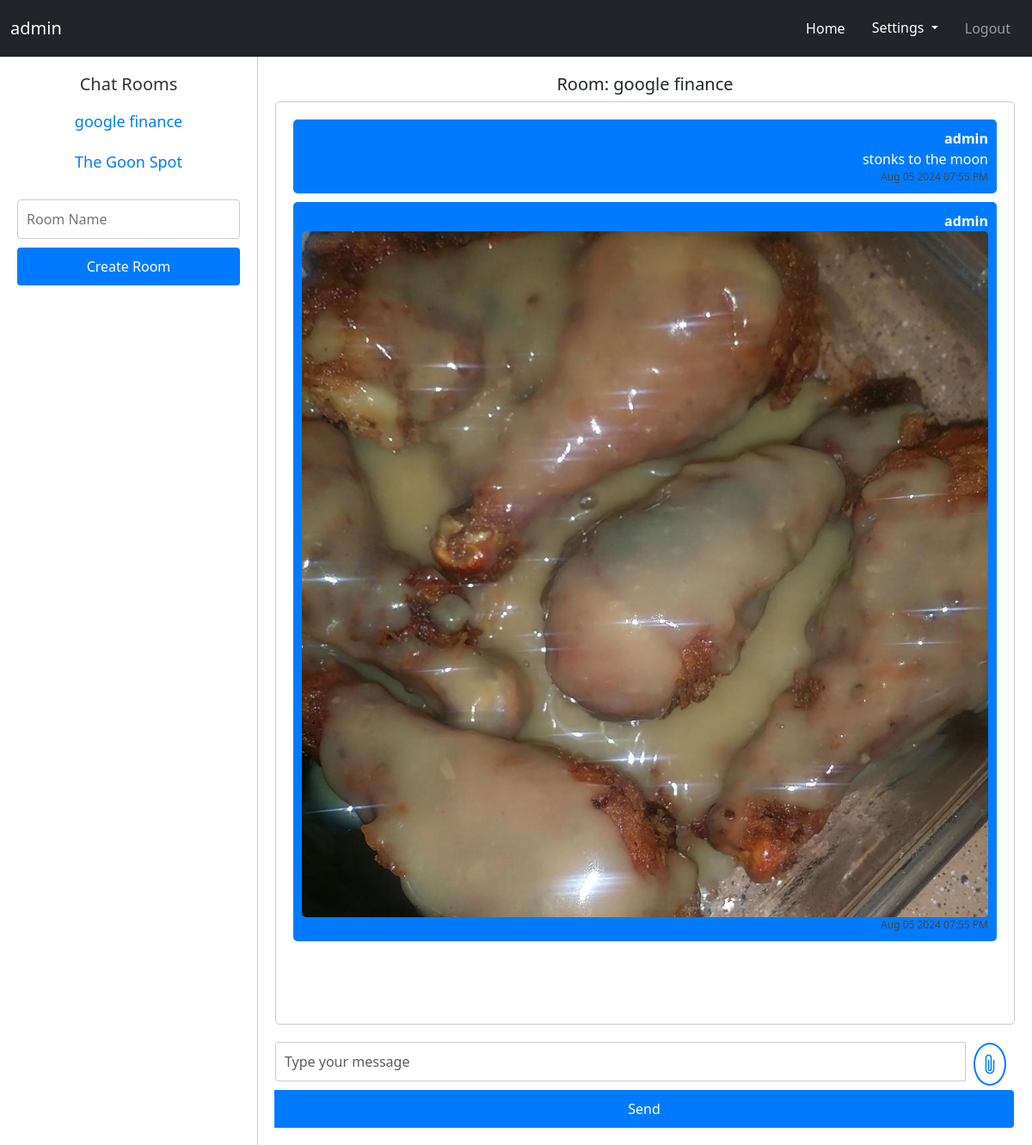
The page /chat/room/097f6a66-6a9a-433f-85a0-f9101b3f7738 (signed in) on the database its author committed.
### database/models/sqlalchemy_models.py (models this page shows)
class User(UserMixin, Base):
    __tablename__ = 'users'
    id = Column(String, primary_key=True)
    username = Column(String(100), unique=True)
    password = Column(String(100))
    meta_data = Column(Text)

class ChatRoom(Base):
    __tablename__ = 'chat_rooms'
    id = Column(String, primary_key=True)
    name = Column(String(255), nullable=True)
    creation_date = Column(DateTime, nullable=False)
    room_creator_id = Column(String(255), nullable=False)

class ChatMessage(Base):
    __tablename__ = 'chat_messages'
    id = Column(String, primary_key=True, unique=True)
    datetime = Column(DateTime, nullable=False)
    message = Column(String, nullable=False)
    sender_id = Column(String, nullable=False)
    room_id = Column(String, nullable=False)
    meta_data = Column(Text, nullable=False)

### routes/chat.py (the view)
@chat.route('/room/<string:room_id>')
@login_required
def room(room_id):
    with database_manager as session:
        current_room = session.query(database_manager.ChatRoom).filter_by(id=room_id).first()
        all_rooms = session.query(database_manager.ChatRoom).all()
        messages = sorted(session.query(database_manager.ChatMessage).filter_by(room_id=room_id).all(), key=lambda message: message.datetime)
        for message in messages:
            message.sender = session.query(database_manager.User).filter_by(id=message.sender_id).first()
            message.date_filtered = message.datetime.strftime('%b %d %Y %I:%M %p')
        for message in messages:
            message.meta_data = json.loads(message.meta_data)
    return render_template('chat.html', room=current_room, rooms=all_rooms, messages=messages, current_user_meta=json.loads(current_user.meta_data))

### database/db_manager.py (called while the page is built)
    def __enter__(self):
        session_factory = sessionmaker(bind=self.engine)
        session = scoped_session(session_factory)
        self.session = session()
        return self.session

    def __exit__(self, ext_type, exc_value, traceback):
        self.session.close()
        if isinstance(exc_value, Exception):
            self.session.rollback()
            print(f"DATABASE ERROR OCCURRED: {exc_value} ROLLING BACK CHANGES")
        else:
            self.session.commit()
        self.session.close()

### templates/chat/chat.html (shortened to what this page needs)
{% extends "base.html" %}
{% block content %}
<div class="messaging-container">
    <div class="room-list">
        <h5>Chat Rooms</h5>
        <ul>
            {% for room in rooms %}
            <li><a href="{{ url_for('chat.room', room_id=room.id) }}">{{ room.name }}</a></li>
            {% endfor %}
        </ul>
        <form action="{{ url_for('api.create_room') }}" id="create-room-form" method="post">
            <input type="text" name="room_name" placeholder="Room Name">
            <button type="submit">Create Room</button>
        </form>
    </div>
    <div class="chat-container">
        {% if room %}
        <h5>Room: {{ room.name }}</h5>
        <div class="message-list">
            {% for message in messages %}
            <div class="message {% if message.sender_id == current_user.id %}sent{% else %}received{% endif %}">
                <strong class="username">{{ message.sender.username }}</strong>
                {% if message.meta_data.is_file %}
                    {% if message.meta_data.filename.lower().endswith('.jpg') or
                          message.meta_data.filename.lower().endswith('.jpeg') or
                          message.meta_data.filename.lower().endswith('.png') %}
                        <img src="{{ url_for('static', filename='file_upload/' + message.meta_data.filename) }}" alt="{{ message.meta_data.filename }}" class="{% if message.sender_id == current_user.id %}sent-img{% else %}received-img{% endif %}">
                    {% else %}
                        <a href="{{ url_for('static', filename='file_upload/' + message.meta_data.filename) }}" style="color: white;" target="_blank">{{ message.meta_data.filename }}</a>
                    {% endif %}
                {% else %}
                    <p>{{ message.message }}</p>
                {% endif %}
                <span class="timestamp">{{ message.date_filtered }}</span>
            </div>
            {% endfor %}
        </div>
        <div>
            <form class="message-input" method="post" action="{{ url_for('api.submit_chat_message', room_id=room.id) }}" enctype="multipart/form-data">
                <div class="input-group">
                    <input type="text" name="message" class="form-control" placeholder="Type your message">
                    <label for="file-input" class="file-label">
                        <i class="bi bi-paperclip"></i>
                    </label>
                    <button type="submit" class="btn btn-primary">Send</button>
                </div>
            </form>
        </div>
        {% else %}
        <p>Select a room to start chatting.</p>
        {% endif %}
    </div>
</div>
{% endblock %}

### templates/base.html (shortened to what this page needs)
<!DOCTYPE html>
<html>
  <head>
    <link rel="stylesheet" type="text/css" href="{{ url_for('static', filename='css/styles.css') }}">
    <link rel="stylesheet" href="https://cdn.jsdelivr.net/npm/bootstrap@5.3.0/dist/css/bootstrap.min.css">
    <link rel="stylesheet" href="https://cdn.jsdelivr.net/npm/bootstrap-icons@1.11.3/font/bootstrap-icons.min.css">
  </head>
  <body>
    {% include "navbar.html" %}
    <div class="hero-body">
       {% block content %}
       {% endblock %}
    </div>
  </body>
</html>

### templates/navbar.html (shortened to what this page needs)
{% block content %}
    <nav class="navbar navbar-expand-lg navbar-dark bg-dark">
      <div class="container-fluid">
        <a class="navbar-brand" href="{{ url_for('admin.index') }}">{{ current_user.username }}</a>
        <div class="collapse navbar-collapse" id="navbarNav">
          <ul class="navbar-nav ms-auto">
            <li class="nav-item">
              <a class="nav-link active" href="{{ url_for('chat.index') }}">Home</a>
            </li>
            {% if current_user.is_authenticated %}
              <li class="nav-item">
                <div class="dropdown">
                  <button class="btn btn-dark dropdown-toggle" type="button" id="dropdownMenuButton2" data-bs-toggle="dropdown" aria-expanded="false">
                    Settings
                  </button>
                </div>
              </li>
              <li class="nav-item">
                <a class="nav-link" href="{{ url_for('auth.logout') }}">Logout</a>
              </li>
            {% endif %}
          </ul>
        </div>
      </div>
    </nav>
{% endblock %}

### static/css/styles.css (style rules this page uses)
body { font-family: Arial, sans-serif; background-color: #f8f9fa; text-align: center; margin: 0; padding: 0; }
ul, li, label { text-align: center; }
h1, h5 { text-align: center; color: #333; }
a { color: #007BFF; font-size: 18px; }
label { display: block; margin-bottom: 5px; }
input[type="text"], input[type="number"] { width: 97%; padding: 10px; margin-bottom: 10px; border: 1px solid #ccc; border-radius: 4px; }
.form-control { width: 100%; padding: 10px; margin-bottom: 10px; border: 1px solid #ccc; border-radius: 4px; }
.nav-item { margin: 5px; }
.btn-primary { background-color: #007BFF; color: #fff; padding: 10px 20px; border: none; border-radius: 4px; cursor: pointer; width: 100%; transition: background-color 0.3s ease; }
.chat-container { width: 75%; padding: 20px; display: flex; flex-direction: column; justify-content: space-between; }
.timestamp { font-size: 12px; color: #444444; }
.username { font-weight: bold; }
.messaging-container { display: flex; height: 100vh; }
.message-list { flex: 1; overflow-y: auto; padding: 20px; border: 1px solid #ccc; border-radius: 5px; background-color: #fff; margin-bottom: 20px; }
.message { display: flex; justify-content: space-between; padding: 10px; border-radius: 5px; margin-bottom: 10px; word-wrap: break-word; overflow-wrap: break-word; white-space: pre-wrap; }
.message.sent { background-color: #007BFF; color: #fff; text-align: right; }
.message { display: flex; flex-direction: column; }
.message img { max-width: 100%; height: auto; border-radius: 5px; }
.message.sent, .message.received { max-width: 100%; }
.message p { margin: 0; max-width: 100%; }
.message-input { display: flex; align-items: center; }
.message-input input { flex: 1; padding: 10px; border: 1px solid #ccc; border-radius: 4px; margin-right: 10px; }
.message-input button { padding: 10px 20px; background-color: #007BFF; color: #fff; border: none; border-radius: 4px; cursor: pointer; }
.sent-img { margin-left: auto; margin-right: 0; }
.file-label { display: flex; align-items: center; cursor: pointer; margin-right: 10px; }
.file-label i { font-size: 24px; border: 2px solid #007BFF; border-radius: 50%; padding: 5px; color: #007BFF; }
.room-list { width: 25%; border-right: 1px solid #ccc; padding: 20px; overflow-y: auto; }
.room-list h5 { color: #333; }
.room-list ul { list-style: none; padding: 0; }
.room-list ul li { padding: 10px 0; }
.room-list ul li a { color: #007BFF; text-decoration: none; }
.room-list form { margin-top: 20px; }
.room-list form input { width: 100%; padding: 10px; border: 1px solid #ccc; border-radius: 4px; margin-bottom: 10px; }
.room-list form button { width: 100%; padding: 10px; background-color: #007BFF; color: #fff; border: none; border-radius: 4px; cursor: pointer; }

### rows shown on the page
User: username "admin"
ChatRoom: name "google finance"
ChatRoom: name "The Goon Spot"
ChatMessage: sender.username "admin", message "stonks to the moon", date_filtered "Aug 05 2024 07:55 PM"
ChatMessage: sender.username "admin", date_filtered "Aug 05 2024 07:55 PM"
